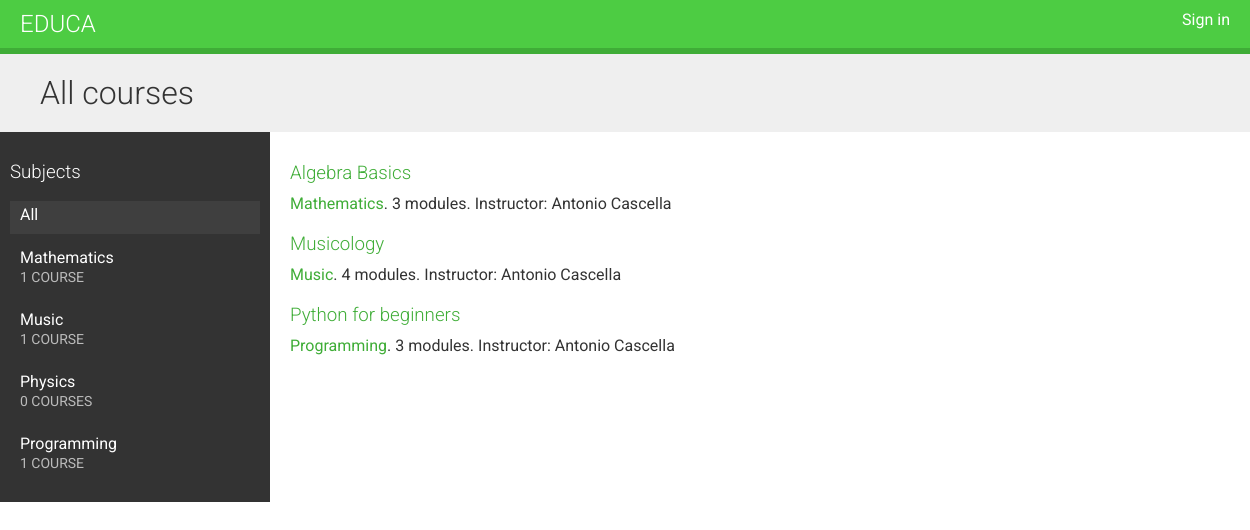
The page / on the database its author committed.
### courses/models.py (models this page shows, shortened)
class Subject(models.Model):
    title = models.CharField(max_length=200)
    slug = models.SlugField(max_length=200, unique=True)
    class Meta:
        ordering = ["title"]
    def __str__(self):
        return self.title

class Course(models.Model):
    owner = models.ForeignKey(
        User, related_name="courses_created", on_delete=models.CASCADE
    )
    subject = models.ForeignKey(
        Subject, related_name="courses", on_delete=models.CASCADE
    )
    title = models.CharField(max_length=200)
    slug = models.SlugField(max_length=200, unique=True)
    overview = models.TextField()
    created = models.DateTimeField(auto_now_add=True)
    students = models.ManyToManyField(User, related_name="courses_joined", blank=True)
    class Meta:
        ordering = ["-created"]

### courses/views.py (the view)
# urls.py: path("", CourseListView.as_view(), name="course_list"),
class CourseListView(TemplateResponseMixin, View):
    model = Course
    template_name = "courses/course/list.html"
    def get(self, request, subject=None):
        subjects = cache.get("all_subjects")
        if not subjects:
            subjects = Subject.objects.annotate(total_courses=Count("courses"))
            cache.set("all_subjects", subjects)
        all_courses = Course.objects.annotate(total_modules=Count("modules"))
        if subject:
            subject = get_object_or_404(Subject, slug=subject)
            key = f"subject_{subject.id}_courses"
            courses = cache.get(key)
            if not courses:
                courses = all_courses.filter(subject=subject)
                cache.set(key, courses)
        else:
            courses = cache.get("all_courses")
            if not courses:
                courses = all_courses
                cache.set("all_courses", courses)
        return self.render_to_response(
            {"subjects": subjects, "subject": subject, "courses": courses}
        )

### courses/templates/courses/course/list.html (shortened to what this page needs)
{% extends "base.html" %}
{% block content %}
  <h1>
    {% if subject %}
      {{ subject.title }} courses
    {% else %}
      All courses
    {% endif %}
  </h1>
  <div class="contents">
    <h3>Subjects</h3>
    <ul id="modules">
      <li {% if not subject %}class="selected"{% endif %}>
        <a href="{% url "course_list" %}">All</a>
      </li>
      {% for s in subjects %}
        <li {% if subject == s %}class="selected"{% endif %}>
          <a href="{% url "course_list_subject" s.slug %}">
            {{ s.title }}
            <br>
            <span>{{ s.total_courses }} course{{ s.total_courses|pluralize }}</span>
          </a>
        </li>
      {% endfor %}
    </ul>
  </div>
  <div class="module">
    {% for course in courses %}
      {% with subject=course.subject %}
        <h3>
          <a href="{% url "course_detail" course.slug %}">
            {{ course.title }}
          </a>
        </h3>
        <p>
          <a href="{% url "course_list_subject" subject.slug %}">{{ subject }}</a>.
            {{ course.total_modules }} modules.
            Instructor: {{ course.owner.get_full_name }}
        </p>
      {% endwith %}
    {% endfor %}
  </div>
{% endblock %}

### courses/static/css/base.css (style rules this page uses)
body { margin:0; font-family:'Roboto', sans-serif; font-weight:400; color:#333; }
a { color:#3fad37; text-decoration:none; }
ul { float:left; }
h1, h2, h3, h4, h5, h6 { font-family:'Roboto', sans-serif; font-weight:300; }
h1 { background:#efefef; width:100%; overflow:auto; padding:20px 0 20px 40px; margin:0; }
.module { padding:10px 20px; float:left; width:600px; }
.module h3 { margin:20px 0 0; padding:0; width:100%; }
.module p { margin:10px 0 20px; width:100%; float:left; }
.contents { width:20%; padding:10px; float:left; background:#333; color: #fff; font-family:'Roboto', sans-serif; }
.contents ul { list-style:none; margin:0; padding:0; width:100%; }
.contents ul li { margin:0 0 10px 0; padding:4px 10px 10px; overflow:auto; cursor:move; }
.contents ul li.selected { background:#3f3f3f; }
.contents ul span { text-transform:uppercase; color:#bbb; font-size:14px; }
.contents ul a { display:block; color:#fff; text-decoration:none; }

### rows shown on the page
Subject: title "Mathematics", total_courses "1"
Subject: title "Music", total_courses "1"
Subject: title "Physics", total_courses "0"
Subject: title "Programming", total_courses "1"
Course: title "Algebra Basics", subject "Mathematics", total_modules "3", owner.get_full_name "Antonio Cascella"
Course: title "Musicology", subject "Music", total_modules "4", owner.get_full_name "Antonio Cascella"
Course: title "Python for beginners", subject "Programming", total_modules "3", owner.get_full_name "Antonio Cascella"
